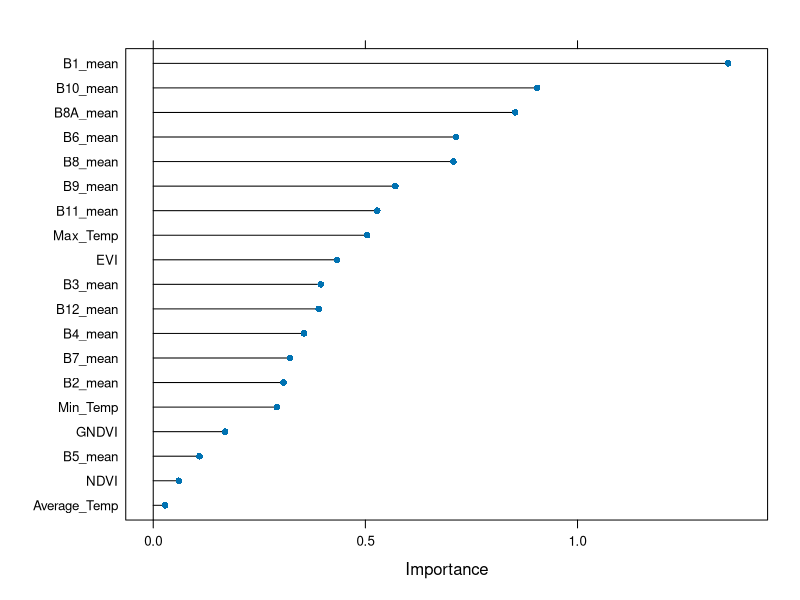

Source code (R):
# Load packages
# https://www.machinelearningplus.com/machine-learning/caret-package/
# https://www.youtube.com/watch?v=fSytzGwwBVw
library(tidyverse)
library(caret)

# Set the folder location
#setwd('~/Dropbox/RS Project/RSSTARTUP_repo/Product_Development/Yield_forcasting_R/Innovation_laboratory_EAGLE')
setwd('/home/diego/GITHUP_REPO/Innovation_laboratory_EAGLE')

# Import dataset
# The dataset used is summary_fn.csv, which was clean but the original one
# is summary.csv
Field_Carmen <- read.csv('./Original_data/summary_fn.csv')

# Structure of the dataframe
str(Field_Carmen)

# See top 6 rows and 10 columns
head(Field_Carmen[, 1:10])

# Split the data into training and test set
set.seed(123)
training.samples <- Field_Carmen$Kg_He %>%
  createDataPartition(p = 0.8, list = FALSE)

train.data  <- Field_Carmen[training.samples, ]
test.data <- Field_Carmen[-training.samples, ]

# Build the model
model <- lm(Kg_He ~., data = train.data)

# Observe the model
model

# It is because, one of your dependent variables has NA for Coefficients given as
# output by the lm(..) function. Such a variable is making no difference to the 
# model, often due to multicollinearity problem ie, that predictor variable is 
# linearly dependent on other predictor variables OR because, that predictor 
# variable is constant for all the records(rows). The best thing to do is to drop
# that variable from the formula in lm(..) function and do the regression again.

# Make predictions and compute the R2, RMSE and MAE
predictions <- model %>% predict(test.data, na.action=na.exclude)

data.frame( R2 = R2(predictions, test.data$Kg_He),
            RMSE = RMSE(predictions, test.data$Kg_He),
            MAE = MAE(predictions, test.data$Kg_He))

RMSE(predictions, test.data$Kg_He)/mean(test.data$Kg_He)

################################################################################

# Leave one out cross validation - LOOCV
# Define training control
set.seed(234)
train.control <- trainControl(method = "LOOCV")

# Train the model
model <- train(Kg_He ~., data = Field_Carmen, method = "lm",
               trControl = train.control)

# Summarize the results
print(model)

# Make predictions and compute the R2, RMSE and MAE
predictions <- model %>% predict(test.data, na.action=na.exclude)

predictions

data.frame( R2 = R2(predictions, test.data$Kg_He),
            RMSE = RMSE(predictions, test.data$Kg_He),
            MAE = MAE(predictions, test.data$Kg_He))

RMSE(predictions, test.data$Kg_He)/mean(test.data$Kg_He)

################################################################################

# Define training control
set.seed(345)
train.control <- trainControl(method = "cv", number = 5)
# Train the model
model <- train(Kg_He ~., data = Field_Carmen, method = "lm",
               trControl = train.control)
# Summarize the results
print(model)

# Make predictions and compute the R2, RMSE and MAE
predictions <- model %>% predict(test.data, na.action=na.exclude)

predictions

# variable importance
gbmImp <- varImp(model, scale = FALSE)
gbmImp

# Save boxplot as .png
png(file = './Plots/Variable_Importance.png', units = "px",
    width = 600, height = 700)
plot(gbmImp, top = 19)
dev.off()

data.frame( R2 = R2(predictions, test.data$Kg_He),
            RMSE = RMSE(predictions, test.data$Kg_He),
            MAE = MAE(predictions, test.data$Kg_He))

RMSE(predictions, test.data$Kg_He)/mean(test.data$Kg_He)
